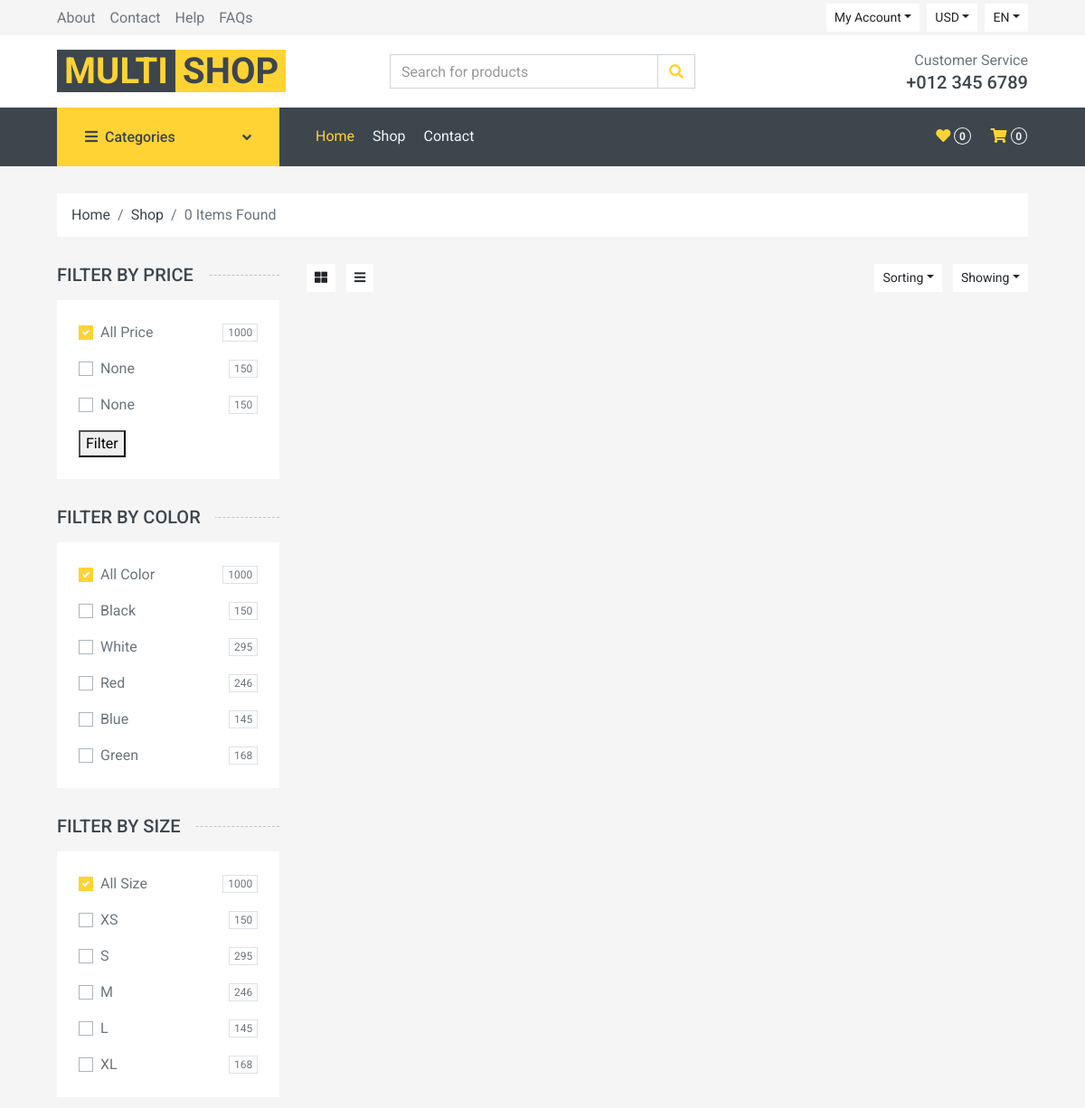
Page /store/ (upper part) on the earlier database version.
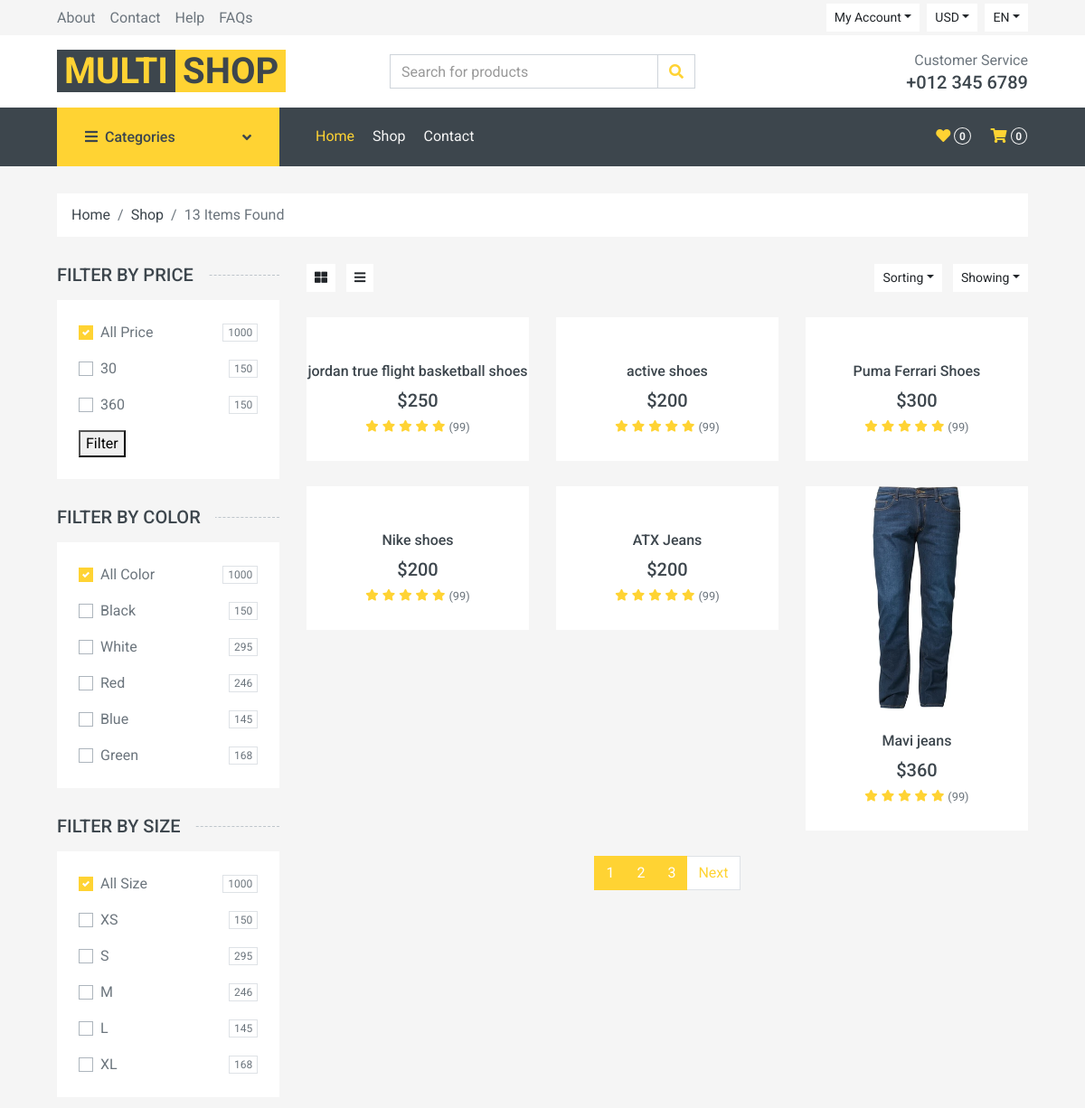
Same page on the later database version.
### store/models.py (models this page shows, shortened)
class Product(models.Model):
    product_name = models.CharField(max_length=200,unique=True)
    slug = models.SlugField(max_length=200,unique=True,blank=True,null=True)
    description = models.TextField()
    price = models.IntegerField()
    image = models.ImageField(upload_to=image_upload, height_field=None, width_field=None, max_length=None)
    stock = models.IntegerField(default=1)
    is_available = models.BooleanField(default=True)
    category = models.ForeignKey(Category, on_delete=models.CASCADE)
    created_at = models.DateTimeField(auto_now_add=True,)
    modified_at = models.DateTimeField( auto_now=True)
    class Meta:
        verbose_name = ("Product")
        verbose_name_plural = ("Products")
    def get_url(self):
        return reverse('store:product_detail',args=[self.category.slug,self.slug])
    def __str__(self):
        return self.product_name

### store/views.py (the view)
# urls.py: path('store/',include('store.urls',namespace='store')),
def store(request,slug=None):
    price_min = Product.objects.all().aggregate(Min('price'))
    price_max = Product.objects.all().aggregate(Max('price'))
    if slug !=None:
        category = get_object_or_404(Category,slug=slug)
        products = Product.objects.filter(category=category,is_available=True)
        products_count = products.count()
    else:
        products = Product.objects.all().filter(is_available=True)
        products_count = products.count()
    paginator = Paginator(products,6)
    page_number = request.GET.get("page")
    page_obj = paginator.get_page(page_number)
    print(price_min)
    print(price_max)
    context = {
        'products' : page_obj,
        'price_min' : price_min,
        'price_max' : price_max,
        'products_count' : products_count,
    }
    return render(request,'store/store.html',context)

### category/context_processors.py (called while the page is built)
def category_link(request):
    categories= Category.objects.all()
    return {'categories':categories}

### category/models.py (called while the page is built)
    def get_url(self):
        return reverse('store:category_slug',args=[self.slug])

    def __str__(self):
        return self.category_name

### templates/store/store.html (shortened to what the changed rows need)
{% extends "base.html" %}
{% block body %}
    <div class="container-fluid">
        <div class="row px-xl-5">
            <div class="col-12">
                <nav class="breadcrumb bg-light mb-30">
                    <a class="breadcrumb-item text-dark" href="#">Home</a>
                    <a class="breadcrumb-item text-dark" href="#">Shop</a>
                    <span class="breadcrumb-item active">{{products_count}} Items Found</span>
                </nav>
            </div>
        </div>
    </div>
    <div class="container-fluid">
        <div class="row px-xl-5">
            <div class="col-lg-3 col-md-4">
                <div class="bg-light p-4 mb-30">
                    <form method="get">
                        <div class="custom-control custom-checkbox d-flex align-items-center justify-content-between mb-3">
                            <label class="custom-control-label" for="price-1">{{price_min.price__min}}</label>
                            <span class="badge border font-weight-normal">150</span>
                        </div>
                        <div class="custom-control custom-checkbox d-flex align-items-center justify-content-between mb-3">
                            <label class="custom-control-label" for="price-1">{{price_max.price__max}}</label>
                            <span class="badge border font-weight-normal">150</span>
                        </div>
                    </form>
                </div>
            </div>
            <div class="col-lg-9 col-md-8">
                <div class="row pb-3">
                    {% for product in products %}
                    <div class="col-lg-4 col-md-6 col-sm-6 pb-1">
                        <div class="product-item bg-light mb-4">
                            <div class="product-img position-relative overflow-hidden">
                                <img class="img-fluid w-100" src="{{product.image.url}}" alt="">
                                <div class="product-action">
                                </div>
                            </div>
                            <div class="text-center py-4">
                                <a class="h6 text-decoration-none text-truncate" href="{{product.get_url}}">{{product}}</a>
                                <div class="d-flex align-items-center justify-content-center mt-2">
                                    <h5>${{product.price}}</h5>
                                </div>
                                <div class="d-flex align-items-center justify-content-center mb-1">
                                    <small class="fa fa-star text-primary mr-1"></small>
                                    <small class="fa fa-star text-primary mr-1"></small>
                                    <small class="fa fa-star text-primary mr-1"></small>
                                    <small class="fa fa-star text-primary mr-1"></small>
                                    <small class="fa fa-star text-primary mr-1"></small>
                                    <small>(99)</small>
                                </div>
                            </div>
                        </div>
                    </div>
                    {% endfor %}
                    {% if products.has_other_pages %}
                    <div class="col-12">
                        <nav>
                          <ul class="pagination justify-content-center">
                            {% for i in products.paginator.page_range %}
                            <li class="page-item active"><a class="page-link" href="?page={{i}}">{{i}}</a></li>
                            {% endfor %}
                            {% if products.has_next %}
                            <li class="page-item"><a class="page-link" href="?page={{products.next_page_number}}">Next</a></li>
                            {% endif %}
                        </ul>
                        </nav>
                    </div>
                    {% endif %}
                </div>
            </div>
        </div>
    </div>
{% endblock body %}

Differences in the rows shown:
added Product: product_name "jordan true flight basketball shoes", price "250"
added Product: product_name "active shoes", price "200"
added Product: product_name "Puma Ferrari Shoes", price "300"
added Product: product_name "Nike shoes", price "200"
added Product: product_name "ATX Jeans", price "200"
added Product: image (picture), product_name "Mavi jeans", price "360"
Other differences:
{{ products_count }}: "0" → "13"
{{ price_min.price__min }}: "None" → "30"
{{ price_max.price__max }}: "None" → "360"
new list line: "1"
new list line: "2"
new list line: "3"
text now shown: "Next"
